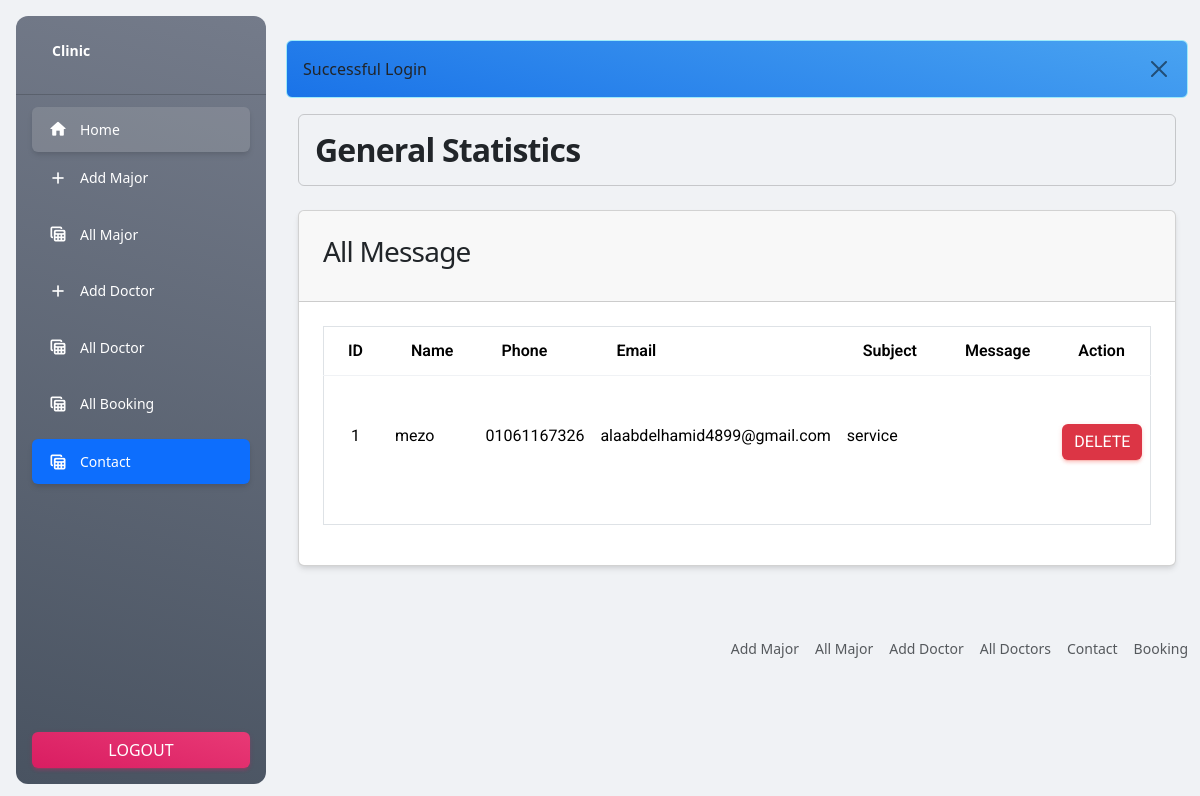
/Clinic/Admin/pages/contact.php (signed in), run on the app's committed database.
### tables this page shows
CREATE TABLE `contacts` (
  `id` bigint(20) NOT NULL,
  `name` varchar(255) DEFAULT NULL,
  `phone` varchar(255) DEFAULT NULL,
  `email` varchar(255) DEFAULT NULL,
  `subject` varchar(255) DEFAULT NULL,
  `message` text DEFAULT NULL
);

### Clinic/Classes/DB.php (called while the page is built, shortened)
<?php
class DB
{
    private $conn;
    public function __construct()
    {
        $this->conn = new PDO("mysql:host=localhost;dbname=clinic", "root", "");
    }
    public function getData($table, $col = "*", $condition = true)
    {
        $sql = "SELECT $col FROM `$table` WHERE $condition";
        $result = $this->conn->query($sql);
        return $result->fetchAll(PDO::FETCH_ASSOC);
    }
}

### Clinic/Admin/pages/contact.php (the view, shortened to what this page needs)
<?php
require_once "../inc/header.php";
require_once "../inc/main.php";
$user = new DB();
$contacts = $user->getData("contacts");
$count = 1;
?>
<div class="container">
    <div class="row">
        <div class="col-md-12">
            <div class="card">
                <div class="card-header">
                    <h3>All Message</h3>
                </div>
                <div class="card-body">
                    <table class="table ">
                        <thead class="border">
                            <tr>
                                <th scope="col">ID</th>
                                <th scope="col">Name</th>
                                <th scope="col">Phone</th>
                                <th scope="col">Email</th>
                                <th scope="col">Subject</th>
                                <th scope="col">Message</th>
                                <th scope="col">Action</th>
                            </tr>
                        </thead>
                        <tbody>
                            <?php
                            foreach ($contacts as $row) {
                                ?>
                                <tr class="border">
                                    <td scope="row" class="text-center py-5">
                                        <?= $count++ ?>
                                    </td>
                                    <td class="py-5">
                                        <?= $row["name"] ?>
                                    </td>
                                    <td class="py-5">
                                        <?= $row["phone"] ?>
                                    </td>
                                    <td class="py-5">
                                        <?= $row["email"] ?>
                                    </td>
                                    <td class="py-5">
                                        <?= $row["subject"] ?>
                                    </td>
                                    <td class="py-5">
                                    </td>
                                    <td class="py-5">
                                        <a href="../controller/Contact/deleteContactController.php?msg_id=<?= $row["id"] ?>"
                                            class="btn btn-danger">Delete</a>
                                    </td>
                                </tr>
                            <?php } ?>
                        </tbody>
                    </table>
                </div>
            </div>
        </div>
    </div>
</div>
<?php
require_once "../inc/Footer.php";
?>

### data on the page
contacts: name "mezo", phone "01061167326", email "alaabdelhamid4899@gmail.com", subject "service"

### other printed values
$_SESSION[$key] "Successful Login"
